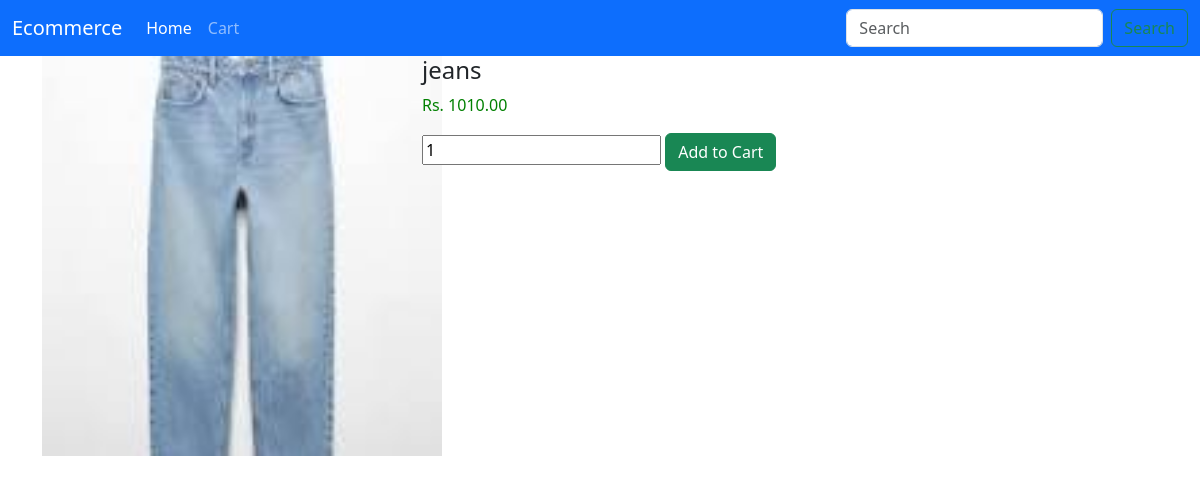
Page /product/10/ on the committed database.
### catalog/models.py (models this page shows, shortened)
class Product(models.Model):
    name =  models.CharField(max_length=225)
    price = models.DecimalField(max_digits=10, decimal_places=2)
    category = models.ForeignKey(Category, on_delete=models.CASCADE)
    photo = models.FileField(upload_to='uploads/')

### catalog/views.py (the view)
# urls.py: path('product/<int:id>/', views.product_detail, name="product_detail"),
def product_detail(request, id):
     product = Product.objects.get(id=id)
     return render(request, "product_detail.html",{'product':product})

### catalog/templates/product_detail.html (shortened to what this page needs)
{% extends "base.html" %}
{% block detail %}
<div class="container">
    <div class="row">
        <div class="col-md-4">
            <img src="{{product.photo.url}}" alt="{{product.name}}" style="width: 400px;height: auto;">
        </div>
        <div class="col-md-8">
            <p class="h4">{{product.name}}</p>
            <p style="color: green;"> Rs. {{product.price}}</p>
            <form method="POST" action="/add/to/cart/{{product.id}}/">
                <input type ="number" name="quantity" placeholder="add quantity" value=1>
                <input type="submit" class="btn btn-success" value="Add to Cart">
        </div>
    </div>
</div>
{% endblock %}

### rows in the picture
Product: photo (picture), name "jeans", price "1010.00"
